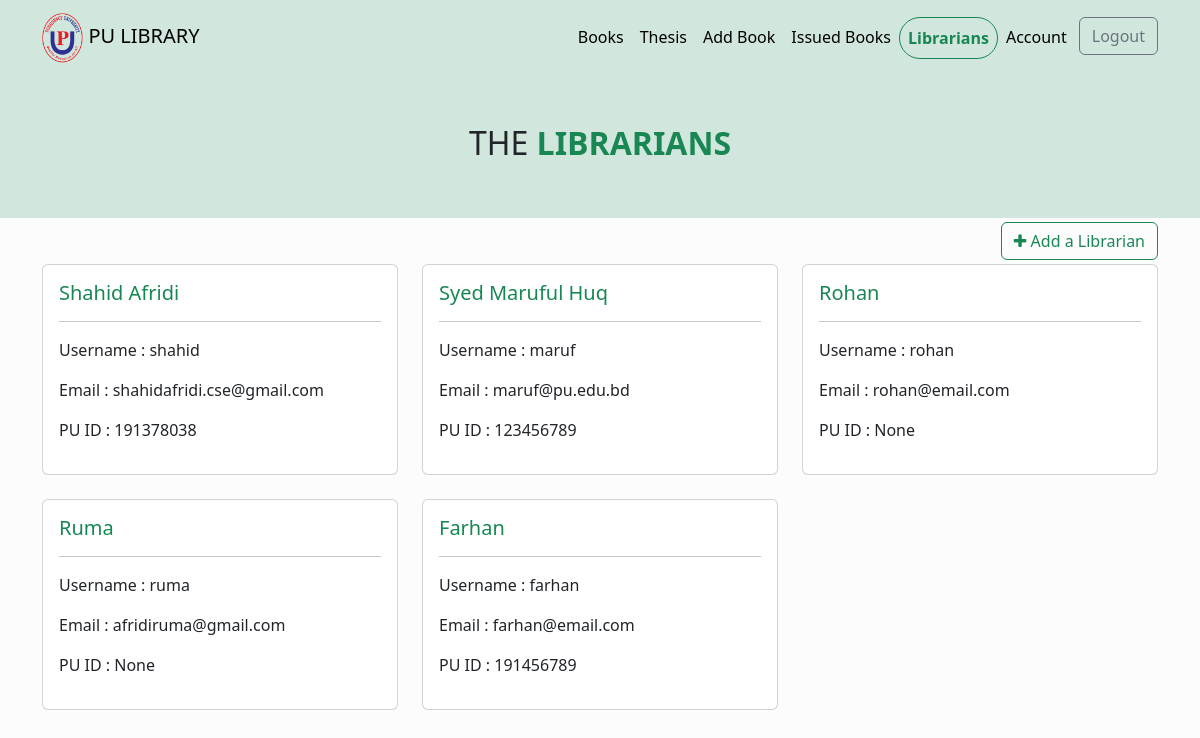
The app's page /librarians/ (signed in) with its own data.
### librarians/models.py (models this page shows, shortened)
class Librarian(models.Model):
    user = models.OneToOneField(User, on_delete=models.CASCADE, null=True, blank=True)
    name = models.CharField(max_length=255,null=True)
    email = models.EmailField(max_length=500,null=True, unique=True)
    username = models.CharField(max_length=255, null=True, unique=True)
    institute_id = models.CharField(max_length=9, null=True, unique=True)
    id = models.UUIDField(default=uuid.uuid4, unique=True, primary_key=True, editable=False)

### librarians/views.py (the view)
# urls.py: path('', views.librarians, name='librarians'),
@login_required(login_url='login')
def librarians(request):
    librarians = Librarian.objects.all()
    context = {
        'librarians': librarians
    }
    return render(request, 'librarians/librarians.html', context)

### librarians/templates/librarians/librarians.html
{% extends 'main.html' %}
{% block content %}
<div class=" bg-success-subtle">
    <div class='container text-center p-5'>
        <h2>THE <span class='text-success' style="font-weight: 800;">LIBRARIANS</span></h2>
    </div>
</div>
<div class="container mt-1">
  {% if request.user.is_superuser %}
  <div class="d-flex justify-content-end">
    <a class="btn btn-outline-success mb-1" href="{% url 'register' %}"><i class="fa fa-plus" aria-hidden="true"></i> Add a Librarian</a>
  </div>
  {% endif %}
  <div class="row row-cols-1 row-cols-md-3 g-4">
      {% for librarian in librarians %}
        <div class="col ">
          <div class="card h-100 ">
            <div class="card-body">
              <h5 class="text-success card-title ">{{librarian.name}}</h5>
              <hr>
              <p>Username : {{ librarian.username }}</p>
              <p>Email : {{ librarian.email }}</p>
              <p>PU ID : {{ librarian.institute_id }}</p>
            </div>
          </div>
        </div>
      {% endfor %}
    </div>
</div>
{% endblock content %}

### records on screen
Librarian: name "Shahid Afridi", username "shahid", email "shahidafridi.cse@gmail.com", institute_id "191378038"
Librarian: name "Syed Maruful Huq", username "maruf", email "maruf@pu.edu.bd", institute_id "123456789"
Librarian: name "Rohan", username "rohan", email "rohan@email.com", institute_id "None"
Librarian: name "Ruma", username "ruma", email "afridiruma@gmail.com", institute_id "None"
Librarian: name "Farhan", username "farhan", email "farhan@email.com", institute_id "191456789"
